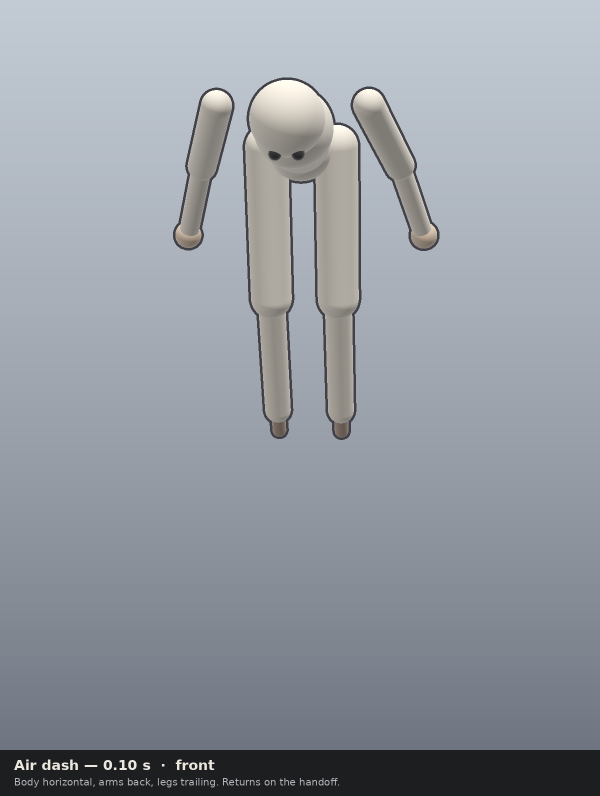
#> input picture Docs/AnimStills/airdash_front.png, 1200 x 1592 px, given in place of MegaGold.png, which was not available (shown at 1/2 size)
$ python render_pass19.py
#> lines starting #> are read from the running program, lines starting #| are printed output that depends on the picture; pictures that were not available may be replaced by others from this repository, and a replacement may not be noted
### Tools/UiScreens/render_screens2.py
#!/usr/bin/env python3
"""Secondary-screen stills.

The runners are ArenaStill portraits of the posed Hier bake
(Docs/UiStills/hier-idle-N.tris), the same raster worker 1 uses for
the character cards. The menu chrome is composited from MenuHost's
colors, copy, and placement. Unity Editor is not installed here, so
MenuScreenCapture cannot enter play mode.
"""

import os
from PIL import Image, ImageDraw, ImageFont, ImageFilter, ImageEnhance

ROOT = os.path.abspath(os.path.join(os.path.dirname(__file__), "..", ".."))
OUT = os.path.join(ROOT, "Docs", "UiStills", "screens2", "pass16")
FIG = os.path.join(OUT, "figures")
W, H = 1920, 1080

INK = (10, 18, 41)
NAVY = (15, 41, 102)
PANEL = (20, 82, 219)
HOT = (51, 148, 255)
GOLD = (255, 214, 31)
CREAM = (255, 250, 235)
MUTE = (199, 224, 255)
STROKE = (5, 10, 26)

BODY = {
    "Red": (224, 56, 61),
    "Blue": (107, 173, 235),
    "Orange": (240, 107, 36),
    "Lavender": (179, 148, 224),
    "Tan": (230, 194, 133),
    "Mint": (107, 209, 179),
}
SEAT = [(242, 41, 56), (41, 115, 255), (255, 219, 31), (41, 209, 71)]

FONT_D = os.path.join(ROOT, "Assets", "UI", "Fonts", "Bangers-Regular.ttf")
FONT_B = os.path.join(ROOT, "Assets", "UI", "Fonts", "LiberationSans-Bold.ttf")
PARK = os.path.join(ROOT, "Assets", "Resources", "UI", "Menu", "MegaGold.png")
LOCK = os.path.join(ROOT, "Assets", "Resources", "UI", "Menu", "TagLockup.png")
HERO = {
    "Mega Park": os.path.join(ROOT, "Assets", "UI", "ArenaThumbs", "Mega.png"),
    "Pocket Park": os.path.join(ROOT, "Assets", "UI", "ArenaThumbs", "Pocket.png"),
    "Stack Yard": os.path.join(ROOT, "Assets", "UI", "ArenaThumbs", "Stack.png"),
}
def font(path, size):
    return ImageFont.truetype(path, size)


def mix(a, b, t):
    return tuple(int(a[i] + (b[i] - a[i]) * t) for i in range(3))


def lum(c):
    def f(u):
        u = u / 255.0
        return u / 12.92 if u <= 0.04045 else ((u + 0.055) / 1.055) ** 2.4
    r, g, b = f(c[0]), f(c[1]), f(c[2])
    return 0.2126 * r + 0.7152 * g + 0.0722 * b


def contrast(a, b):
    la, lb = lum(a), lum(b)
    hi, lo = (la, lb) if la > lb else (lb, la)
    return (hi + 0.05) / (lo + 0.05)


def rounded(draw, box, r, fill, outline=None, width=0):
    draw.rounded_rectangle(box, r, fill=fill, outline=outline, width=width)


# [79 lines left out: functions shadow, fit_text, wrap, button, plate, not called in this run]


def backdrop(alpha):
#> called with alpha = 0.45
    park = Image.open(PARK).convert("RGB").resize((W, H), Image.Resampling.LANCZOS)
    park = ImageEnhance.Brightness(park).enhance(0.72)
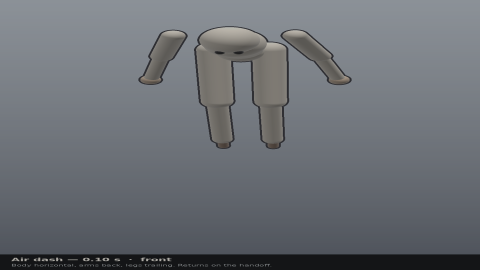
#> park: PIL image 1920x1080 RGB (shown at 1/4 size); mean R, G, B 106.3, 110.4, 116.1
    veil = Image.new("RGB", (W, H), (8, 24, 72))
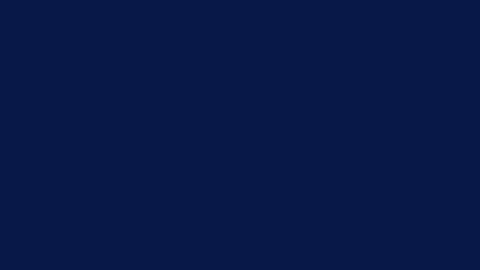
#> veil: PIL image 1920x1080 RGB (shown at 1/4 size); mean R, G, B 8, 24, 72
    img = Image.blend(park, veil, 1.0 - alpha)
    img = img.convert("RGBA")
#> img: PIL image 1920x1080 RGBA
    vig = Image.new("L", (W, H), 0)
#> vig: PIL image 1920x1080 L; every value is 0
    vd = ImageDraw.Draw(vig)
    vd.ellipse((-200, -80, W + 200, H + 220), fill=255)
    vig = vig.filter(ImageFilter.GaussianBlur(80))
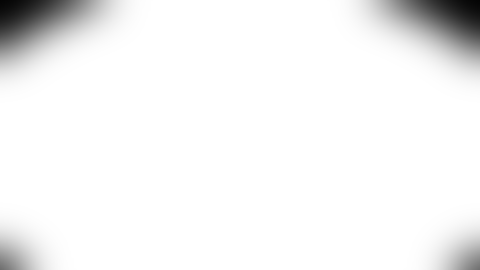
#> vig: PIL image 1920x1080 L (shown at 1/4 size); min 4, max 255, mean 243
    dark = Image.new("RGBA", (W, H), (2, 6, 18, 0))
    dd = ImageDraw.Draw(dark)
    dd.rectangle((0, 0, W, H), fill=(2, 6, 18, 150))
    mask = Image.eval(vig, lambda p: 255 - p)
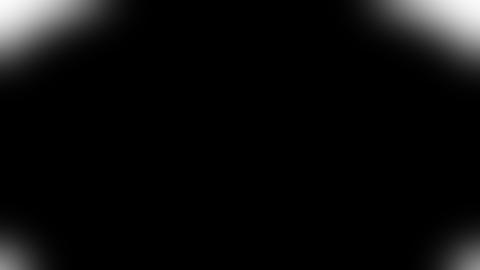
#> mask: PIL image 1920x1080 L (shown at 1/4 size); min 0, max 251, mean 12
    dark.putalpha(mask)
    img.alpha_composite(dark)
    return img


# [101 lines left out: functions header, footer, draw_glyph, draw_switch, not called in this run]


def footer_both(img):
    footer(img)


def save(img, name, notes):
    os.makedirs(OUT, exist_ok=True)
    path = os.path.join(OUT, name)
    rgb = img.convert("RGB")
    rgb.save(path, "PNG", optimize=True, compress_level=9)
    size = os.path.getsize(path)
    if size > 390000:
        # Seat yellow sits next to the gold accent. A plain palette merge
        # turns that swatch gold, so those colors are painted back on.
        protect = list(SEAT) + list(PD_RGB) + list(TR_RGB) + [GOLD, CREAM, INK, HOT, PANEL, NAVY, MUTE, STROKE, (13, 20, 41)]
        pinned = None
        for colors in (256, 224, 192, 160):
            pinned = pin_colors(rgb, protect, colors)
            pinned.save(path, "PNG", optimize=True, compress_level=9)
            size = os.path.getsize(path)
            if size <= 390000:
                break
    notes.append((name, size, rgb.size))
    print(f"{name} {size} {rgb.size}")


# [13 lines left out: function pin_colors, not called in this run]


def screen(alpha=0.5):
    return backdrop(alpha)


# [379 lines left out: functions mode_rules, arena, unsky, figure, foot_row, badge_paint and 5 more, not called in this run]


# Seat colors from AccessibilityPalette.Default, then the same CVD matrices.
SEAT_F = (
    (0.95, 0.16, 0.22),
    (0.16, 0.45, 1.00),
    (1.00, 0.86, 0.12),
    (0.16, 0.82, 0.28),
)
# Okabe-Ito blue, vermillion, sky, yellow. Tritan is the second measured set.
PD_F = (
    (0 / 255, 114 / 255, 178 / 255),
    (213 / 255, 94 / 255, 0 / 255),
    (86 / 255, 180 / 255, 233 / 255),
    (240 / 255, 228 / 255, 66 / 255),
)
TR_F = (
    (0.90, 0.20, 0.25),
    (0.10, 0.78, 0.82),
    (0.98, 0.62, 0.12),
    (0.22, 0.12, 0.58),
)


def rgb_of(cols):
    return [tuple(int(round(c * 255)) for c in rgb) for rgb in cols]


PD_RGB = rgb_of(PD_F)
TR_RGB = rgb_of(TR_F)


# [114 lines left out: functions simulate_cvd, pair_distance, seat_mark, swatch_band, access_page, not called in this run]


# ActionBinds.Show, plus Xbox face names from ActionBinds.PadWord.
SHOW = {
    "wasd": "WASD",
    "mouse": "Mouse",
    "mouseLeft": "LMB",
    "space": "Space",
    "holdIntoWall": "Hold into wall",
    "leftCtrl": "Ctrl",
    "leftShift": "Shift",
    "leftAlt": "Alt",
    "q": "Q",
    "e": "E",
    "c": "C",
    "leftStick": "Left stick",
    "rightStick": "Right stick",
    "leftStickHold": "Left stick hold",
    "buttonSouth": "A",
    "buttonEast": "B",
    "buttonWest": "X",
    "buttonNorth": "Y",
    "leftShoulder": "LB",
    "rightShoulder": "RB",
    "leftTrigger": "LT",
    "rightTrigger": "RT",
    "escape": "Esc",
    "m": "M",
    "f": "F",
    "alpha1": "1",
    "alpha2": "2",
    "alpha3": "3",
    "start": "Start",
    "select": "Select",
    "dpadLeft": "Left",
    "dpadRight": "Right",
    "dpadUp": "Up",
    "dpadDown": "Down",
    "mouseRight": "RMB",
}


# [20 lines left out: functions bind_line, mark_width, not called in this run]


X_BLUE = (26, 97, 235)
Y_GOLD = (242, 199, 41)
KEY_INK = (15, 26, 51)
KEY_CAP = (245, 247, 255)
B_RED = (210, 48, 52)
A_GREEN = (30, 170, 70)


# [140 lines left out: functions draw_token, draw_keycap, draw_bumper, draw_face, draw_mouse, draw_wall and 1 more, not called in this run]


_BUST = None


# [67 lines left out: functions bust_mask, draw_bust, not called in this run]


def card_y(top, card_h, runtime_y, runtime_h=420.0):
    return top + int(runtime_y / runtime_h * card_h)


# [177 lines left out: functions draw_cup, draw_join_glyph, drop_in, credits, records_empty, records_sample and 1 more, not called in this run]


def wipe():
    img, ratio = mode_rules(False)
    return bars(img), ratio


def wipe_load():
    img, ratio = loading()
    return bars(img), ratio


def wipe_results():
    img, ratio = results()
    return bars(img), ratio


def text_inside(draw, xy, text, face, box, slop=3):
    bbox = draw.textbbox(xy, text, font=face)
    x0, y0, x1, y1 = box
    ok = bbox[0] >= x0 - slop and bbox[1] >= y0 - slop and bbox[2] <= x1 + slop and bbox[3] <= y1 + slop
    return ok, bbox


# [292 lines left out: functions menu_text, match_hud, type_px, wrap_words, shrink_into, paint_lines and 1 more, not called in this run]


# Body, then trim. Same pairs on every text size. The well is the idle-mesh bust.
CAST_LOOKS = (
    ("Red / Tan", (224, 56, 61)),
    ("Blue / Mint", (107, 173, 235)),
    ("Orange / Lavender", (240, 107, 36)),
    ("Lavender / Mint", (179, 148, 224)),
)


# [400 lines left out: functions board_cast, board_rules, board_results, quad_split, scale_columns, rebind and 1 more, not called in this run]


# [2 lines that do not run on import are left out]

### Tools/UiScreens/render_pass19.py
#!/usr/bin/env python3
"""Pass 19 split HUD stills. Unity Editor is not installed, so these are composites."""

import os

import render_screens2 as ui
from PIL import Image, ImageDraw

ui.OUT = os.path.join(ui.ROOT, "Docs", "UiStills", "screens2", "pass19")

W, H = ui.W, ui.H
INK = ui.INK
CREAM = ui.CREAM
GOLD = ui.GOLD
NAVY = ui.NAVY


def score_text(img, xy, text, face, fill, bg):
    x, y = xy
    probe = Image.new("RGB", (img.size[0], img.size[1]), bg)
    pd = ImageDraw.Draw(probe)
    pd.text((x, y), text, font=face, fill=fill)
    crop = pd.textbbox((x, y), text, font=face)
    box = (
        max(0, crop[0] - 1),
        max(0, crop[1] - 1),
        min(img.size[0], crop[2] + 1),
        min(img.size[1], crop[3] + 1),
    )
    a = img.crop(box).convert("RGB")
    b = probe.crop(box)
    if a.size != b.size or a.size[0] < 2:
        return 999
    ap = list(a.getdata())
    bp = list(b.getdata())
    n = 0
    acc = 0
    for i in range(len(bp)):
        if bp[i] == bg:
            continue
        n += 1
        acc += abs(ap[i][0] - bp[i][0]) + abs(ap[i][1] - bp[i][1]) + abs(ap[i][2] - bp[i][2])
    if n < 8:
        return 999
    return acc / (n * 3)


def text(d, xy, word, face, fill, bg, box, checks, ratios):
    d.text(xy, word, font=face, fill=fill)
    ok, bb = ui.text_inside(d, xy, word, face, box)
    if not ok:
        raise SystemExit("clip %r %s" % (word, bb))
    ratios.append(ui.contrast(fill, bg))
    checks.append((xy, word, face, fill, bg))


def shape(d, box, kind, fill):
    l, t, r, b = box
    cx = (l + r) / 2
    cy = (t + b) / 2
    if kind == 0:
        d.ellipse(box, fill=fill)
    elif kind == 2:
        d.rectangle(box, fill=fill)
    elif kind == 3:
        d.polygon([(cx, t), (r, cy), (cx, b), (l, cy)], fill=fill)
    else:
        d.polygon([(cx, t), (l, b), (r, b)], fill=fill)


def arrow(d, box, toward):
    l, t, r, b = box
    cx, cy = (l + r) / 2, (t + b) / 2
    dx, dy = toward
    if dx == 0 and dy == 0:
        dx = 1
    # Point the triangle along (dx, dy).
    mag = (dx * dx + dy * dy) ** 0.5
    ux, uy = dx / mag, dy / mag
    px, py = -uy, ux
    tip = (cx + ux * 28, cy + uy * 28)
    left = (cx - ux * 16 + px * 16, cy - uy * 16 + py * 16)
    right = (cx - ux * 16 - px * 16, cy - uy * 16 - py * 16)
    d.polygon([tip, left, right], fill=GOLD)


def ring(d, cx, cy, rad, fill_amt, color):
    d.ellipse((cx - rad, cy - rad, cx + rad, cy + rad), fill=(16, 22, 36))
    if fill_amt <= 0:
        return
    d.pieslice((cx - rad + 3, cy - rad + 3, cx + rad - 3, cy + rad - 3), -90, -90 + 360 * fill_amt, fill=color)


def pane_box(humans, index, split_h=False):
    if humans <= 1:
        return (0, 0, W, H)
    if humans == 2 and not split_h:
        return (0, 0, W // 2, H) if index == 0 else (W // 2, 0, W, H)
    if humans == 2 and split_h:
        return (0, 0, W, H // 2) if index == 0 else (0, H // 2, W, H)
    # Quadrants. Index 3 is the score pane at 3-up.
    col = index % 2
    row = index // 2
    return (col * W // 2, row * H // 2, (col + 1) * W // 2, (row + 1) * H // 2)


def insets(box):
    l, t, r, b = box
    left = 48 if l <= 1 else 22
    top = 48 if t <= 1 else 22
    right = 48 if r >= W - 1 else 22
    bottom = 48 if b >= H - 1 else 22
    return left, top, right, bottom


def play_pane(img, box, seat, it, safe, dash_amt, dash_word, metric, value, tags, tagger, feed, comic, shapes, big, checks, ratios, arrow_at=None):
    d = ImageDraw.Draw(img)
    l, t, r, b = box
    seat_c = ui.SEAT[seat]
    frame = GOLD if it else seat_c
    d.rectangle((l, t, r - 1, t + 8), fill=frame)
    d.rectangle((l, b - 8, r - 1, b - 1), fill=frame)
    d.rectangle((l, t, l + 8, b - 1), fill=frame)
    d.rectangle((r - 8, t, r - 1, b - 1), fill=frame)
    if safe:
        d.rectangle((l + 14, t + 14, r - 14, b - 14), outline=(255, 236, 160))
        for k in range(6):
            d.rectangle((l + 16 + k, t + 16 + k, r - 16 - k, b - 16 - k), outline=(255, 214, 80))
    il, itop, ir, ib = insets(box)
    face_d = ui.font(ui.FONT_D, 64 if big else 48)
    face_b = ui.font(ui.FONT_B, 30 if big else 26)
    clock_px = 46 if big else 32
    clock_face = ui.font(ui.FONT_D if comic else ui.FONT_B, clock_px)
    name_face = ui.font(ui.FONT_D if comic else ui.FONT_B, 36 if big else 30)
    # Timer, top center of the pane, inside the safe inset.
    clock = "1:24"
    rnd = "R2 / 3" if not big else "R1"
    cw = 250 if big else 210
    ch = 64 if big else 52
    cx0 = (l + r - cw) // 2
    cy0 = t + itop
    if cx0 < l + il:
        cx0 = l + il
    if cx0 + cw > r - ir:
        cx0 = r - ir - cw
    ui.rounded(d, (cx0, cy0, cx0 + cw, cy0 + ch), 12, INK)
    text(d, (cx0 + 16, cy0 + 8), clock, clock_face, CREAM, INK, (cx0 + 8, cy0 + 4, cx0 + cw - 70, cy0 + ch - 4), checks, ratios)
    rf = ui.font(ui.FONT_B, 24 if big else 20)
    text(d, (cx0 + cw - 92, cy0 + 16), rnd, rf, GOLD, INK, (cx0 + cw - 100, cy0 + 8, cx0 + cw - 8, cy0 + ch - 8), checks, ratios)
    # Identity, outer top corner.
    right = l > W * 0.4
    nw, nh = (340 if big else 280), (108 if big else 96)
    if right:
        nx = r - ir - nw
    else:
        nx = l + il
    ny = t + itop
    # Keep the name plate off the timer.
    if nx < cx0 + cw and nx + nw > cx0 and ny < cy0 + ch:
        ny = cy0 + ch + 8
    ui.rounded(d, (nx, ny, nx + nw, ny + nh), 12, INK)
    d.rectangle((nx, ny, nx + 10, ny + nh), fill=seat_c)
    if shapes:
        shape(d, (nx + 18, ny + 14, nx + 50, ny + 46), seat, CREAM)
        name_x = nx + 58
    else:
        name_x = nx + 20
    text(d, (name_x, ny + 8), "P%d" % (seat + 1), name_face, CREAM, INK, (nx + 12, ny + 4, nx + nw - 80, ny + 48), checks, ratios)
    if it:
        ui.rounded(d, (nx + nw - 78, ny + 10, nx + nw - 10, ny + 50), 8, GOLD)
        bf = ui.font(ui.FONT_D, 28)
        text(d, (nx + nw - 64, ny + 12), "IT", bf, INK, GOLD, (nx + nw - 76, ny + 8, nx + nw - 12, ny + 48), checks, ratios)
    sub = ui.font(ui.FONT_B, 22 if big else 20)
    line = metric + "  " + value + "    TAGS  " + tags
    text(d, (nx + 18, ny + nh - 36), line, sub, GOLD, INK, (nx + 12, ny + nh - 40, nx + nw - 8, ny + nh - 6), checks, ratios)
    # Figure.
    fw, fh = (120, 200) if big else (72, 120)
    fx = (l + r - fw) // 2
    fy = (t + b - fh) // 2 + (20 if big else 8)
    d.ellipse((fx + fw * 0.28, fy, fx + fw * 0.72, fy + fh * 0.28), fill=seat_c)
    d.rounded_rectangle((fx + fw * 0.22, fy + fh * 0.26, fx + fw * 0.78, fy + fh), 16, fill=seat_c)
    if it:
        iw, ih = (280, 108) if big else (168, 76)
        ix = (l + r - iw) // 2
        iy = fy - ih - 12
        if iy < cy0 + ch + 8:
            iy = cy0 + ch + 8
        ui.rounded(d, (ix, iy, ix + iw, iy + ih), 16, GOLD)
        it_face = ui.font(ui.FONT_D, 72 if big else 48)
        tw = d.textlength("IT", font=it_face)
        text(d, (ix + (iw - tw) / 2, iy + 10), "IT", it_face, INK, GOLD, (ix + 8, iy + 4, ix + iw - 8, iy + ih - 4), checks, ratios)
    if arrow_at is not None and not it:
        al, at, ar, ab = arrow_at
        acx, acy = (al + ar) / 2, (at + ab) / 2
        pcx, pcy = (l + r) / 2, (t + b) / 2
        dx, dy = acx - pcx, acy - pcy
        mag = (dx * dx + dy * dy) ** 0.5 or 1
        ux, uy = dx / mag, dy / mag
        ax = pcx + ux * ((r - l) * 0.36)
        ay = pcy + uy * ((b - t) * 0.30)
        margin = 56
        if ax < l + margin:
            ax = l + margin
        if ax > r - margin:
            ax = r - margin
        if ay < t + margin:
            ay = t + margin
        if ay > b - margin:
            ay = b - margin
        arrow(d, (ax - 30, ay - 30, ax + 30, ay + 30), (dx, dy))
        chip_l, chip_t, chip_r, chip_b = ax + 24, ay - 22, ax + 96, ay + 18
        room_r = r - 36
        room_l = l + 36
        if chip_r > room_r and (ax - 96) >= room_l:
            chip_l, chip_r = ax - 96, ax - 24
        if chip_r > room_r:
            chip_r = room_r
            chip_l = chip_r - 72
        if chip_l < room_l:
            chip_l = room_l
            chip_r = chip_l + 72
        if chip_t < t + 36:
            chip_b += (t + 36) - chip_t
            chip_t = t + 36
        if chip_b > b - 36:
            chip_t -= chip_b - (b - 36)
            chip_b = b - 36
        ui.rounded(d, (chip_l, chip_t, chip_r, chip_b), 8, INK)
        text(d, (chip_l + 16, chip_t + 6), "IT", ui.font(ui.FONT_D, 28), GOLD, INK, (chip_l + 4, chip_t + 2, chip_r - 4, chip_b - 2), checks, ratios)
    # Dash, bottom left.
    dx0 = l + il
    dy0 = b - ib - 78
    ring(d, dx0 + 28, dy0 + 24, 26, dash_amt, (64, 158, 255))
    ui.rounded(d, (dx0 + 60, dy0 + 8, dx0 + 168, dy0 + 48), 8, INK)
    df = ui.font(ui.FONT_B, 22)
    text(d, (dx0 + 72, dy0 + 12), dash_word, df, CREAM, INK, (dx0 + 64, dy0 + 8, dx0 + 164, dy0 + 46), checks, ratios)
    if safe:
        ring(d, dx0 + 28, dy0 - 62, 26, 0.8, GOLD)
        ui.rounded(d, (dx0 + 60, dy0 - 78, dx0 + 188, dy0 - 38), 8, INK)
        text(d, (dx0 + 72, dy0 - 72), "SAFE  0.8", df, CREAM, INK, (dx0 + 64, dy0 - 76, dx0 + 184, dy0 - 40), checks, ratios)
    # Feed.
    fwrd = 360 if big else 300
    fhgt = 44
    fx0 = r - ir - fwrd
    fy0 = b - ib - fhgt
    ui.rounded(d, (fx0, fy0, fx0 + fwrd, fy0 + fhgt), 10, INK)
    d.rectangle((fx0 + 8, fy0 + 8, fx0 + 28, fy0 + 36), fill=ui.SEAT[tagger])
    if shapes:
        shape(d, (fx0 + 36, fy0 + 8, fx0 + 64, fy0 + 36), tagger, CREAM)
        feed_x = fx0 + 72
    else:
        feed_x = fx0 + 40
    ff = ui.font(ui.FONT_D if comic else ui.FONT_B, 26 if big else 22)
    text(d, (feed_x, fy0 + 8), feed, ff, CREAM, INK, (feed_x - 4, fy0 + 4, fx0 + fwrd - 8, fy0 + fhgt - 4), checks, ratios)


def score_pane(img, box, shapes, checks, ratios):
    d = ImageDraw.Draw(img)
    l, t, r, b = box
    d.rectangle((l + 24, t + 24, r - 24, b - 24), fill=INK)
    title = ui.font(ui.FONT_D, 36)
    text(d, (l + 48, t + 40), "SCORE", title, CREAM, INK, (l + 36, t + 32, r - 36, t + 88), checks, ratios)
    face = ui.font(ui.FONT_B, 28)
    for i, line in enumerate(("P1   12.4", "P2   8.1", "P3   4.0", "P4   1.2")):
        y = t + 110 + i * 72
        if shapes:
            shape(d, (l + 48, y, l + 84, y + 36), i, CREAM)
            x = l + 100
        else:
            x = l + 56
        d.rectangle((l + 36, y - 6, l + 46, y + 42), fill=ui.SEAT[i])
        text(d, (x, y), line, face, CREAM, INK, (l + 40, y - 4, r - 40, y + 44), checks, ratios)


def scene(humans, comic, shapes, it_seat):
    img = ui.backdrop(0.45)
    checks = []
    ratios = [ui.contrast(GOLD, INK), ui.contrast(CREAM, INK), ui.contrast(INK, GOLD)]
    panes = 4 if humans >= 3 else humans
    it_box = pane_box(humans, it_seat)
    for i in range(panes):
        box = pane_box(humans, i)
        if humans == 3 and i == 3:
            score_pane(img, box, shapes, checks, ratios)
            continue
        it = i == it_seat
        play_pane(
            img, box, i, it,
            safe=(i == 0 and humans > 1),
            dash_amt=1.0 if it else 0.4,
            dash_word="DASH" if it else "18s",
            metric="TIME",
            value="12.4" if i == 0 else "4.0",
            tags=str(i + 1),
            tagger=(1 if i == 0 else 0) if it else it_seat,
            feed=("P%d tagged P%d" % ((2 if i == 0 else 1) if it else (it_seat + 1), i + 1)),
            comic=comic,
            shapes=shapes,
            big=humans <= 2,
            checks=checks,
            ratios=ratios,
            arrow_at=None if it or humans <= 1 else it_box,
        )
#> this loop made 1 pass
#> tw in play_pane on pass 1: 65.22
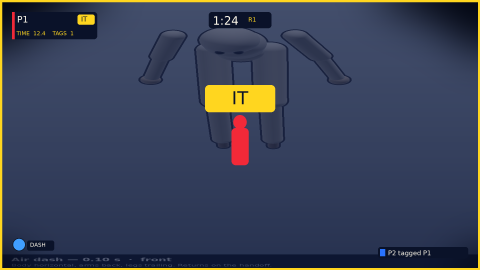
#> img: PIL image 1920x1080 RGBA (shown at 1/4 size); mean R, G, B, A 58.2, 65.1, 84.7, 255
    if min(ratios) < 4.5:
        raise SystemExit("contrast %.2f" % min(ratios))
    return img, min(ratios), checks


def verify(img, checks, label):
    worst = 0
    for item in checks:
        score = score_text(img, item[0], item[1], item[2], item[3], item[4])
        if score > 12:
            raise SystemExit("text miss %s %r %.1f" % (label, item[1], score))
        worst = max(worst, score)
    return worst


def main():
    jobs = [
        ("19-hud-1-composite.png", 1, True, False, 0),
        ("19-hud-2-composite.png", 2, False, False, 1),
        ("19-hud-3-composite.png", 3, True, True, 2),
        ("19-hud-4-composite.png", 4, True, True, 2),
    ]
    notes = []
    worst = 99
    for name, humans, comic, shapes, it_seat in jobs:
        img, ratio, checks = scene(humans, comic, shapes, it_seat)
#> ratio = 13.16; checks = 8 items
        miss = verify(img, checks, name)
#> the loop in verify, `for item in checks:` made 8 passes
#> (crop in score_text, box in score_text) on passes 1 to 7: ((851, 64, 954, 99), (850, 63, 955, 100)), ((993, 69, 1025, 87), (992, 68, 1026, 88)), ((68, 64, 113, 90), (67, 63, 114, 91)), ((324, 66, 350, 86), (323, 65, 351, 87)), ((65, 125, 295, 141), (64, 124, 296, 142)), ((927.4, 365, 993.4, 417), (926.4, 364, 994.4, 418)), ((120, 971, 182, 987), (119, 970, 183, 988))
#> pass 1, in score_text, `probe = Image.new("RGB", (img.size[0], img.size[1]), bg)`:
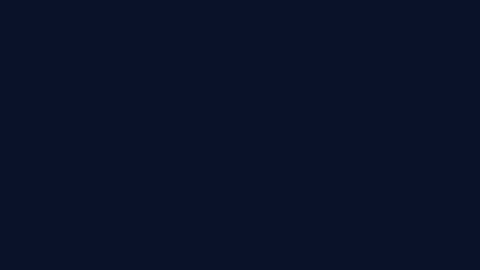
#> probe: PIL image 1920x1080 RGB (shown at 1/4 size); mean R, G, B 10, 18, 41
#> pass 3, in score_text (call 3), `a = img.crop(box).convert("RGB")`:
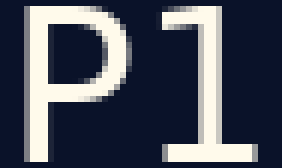
#> a: PIL image 47x28 RGB (shown 6 times larger); mean R, G, B 73.3, 77.9, 91.1
#> miss = 0
        ui.save(img, name, notes)
#| 19-hud-1-composite.png 196907 (1920, 1080)
        worst = min(worst, ratio)
#> worst = 13.16
        print("  contrast %.2f text %.1f" % (ratio, miss))
#|   contrast 13.16 text 0.0
    print("min contrast", round(worst, 2))
#| min contrast 13.16


if __name__ == "__main__":
    main()
